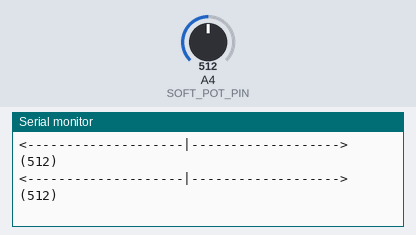
A sketch run on a simulated Arduino Uno, built with avr-gcc and run on an emulated ATmega328P. Shown: the last lines printed to the serial monitor. The test bench sets the inputs (shaded band); at power-on: A4 (SOFT_POT_PIN) = 512.

Above: at 1.3 s.
1.4 s: A4 (SOFT_POT_PIN) set to 1008
At 1.9 s:
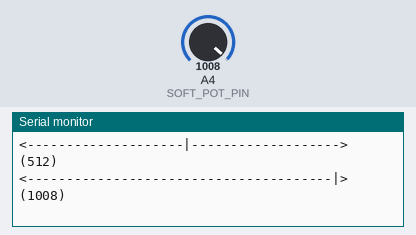
2.9 s: A4 (SOFT_POT_PIN) set to 1023
At 3.4 s:
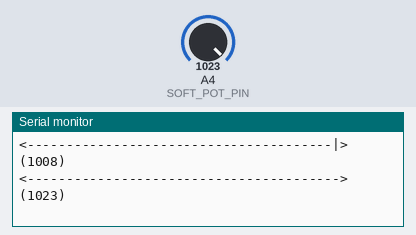

Measured:
- the behaviour switches between 1022 and 1023 on A4 (SOFT_POT_PIN) (found by bisection; images 1 and 2)
- after the input at 1.4 s, the serial monitor: prints a new line after 0.10 s (image 1)
- after the input at 2.9 s, the serial monitor: prints a new line after 0.11 s (image 2)

The sketch:

test_ok_nt_datum.ino
```cpp
#include <Wire.h>
#include <Stepper.h>
#include <Arduino.h>

const int SOFT_POT_PIN = 4; // Pin connected to softpot wiper

const int GRAPH_LENGTH = 40; // Length of line graph

void setup() {
  Serial.begin(115200);
  pinMode(SOFT_POT_PIN, INPUT);
}

void loop() {
  // Read in the soft pot's ADC value
  int softPotADC = analogRead(SOFT_POT_PIN);
  // Map the 0-1023 value to 0-40
  int softPotPosition = map(softPotADC, 0, 1023, 0, GRAPH_LENGTH);

  // Print a line graph:
  Serial.print("<"); // Starting end
  for (int i=0; i<GRAPH_LENGTH; i++)
  {
    if (i == softPotPosition) Serial.print("|");
    else Serial.print("-");
  }
  Serial.println("> (" + String(softPotADC) + ")");

  delay(500);
}
```
